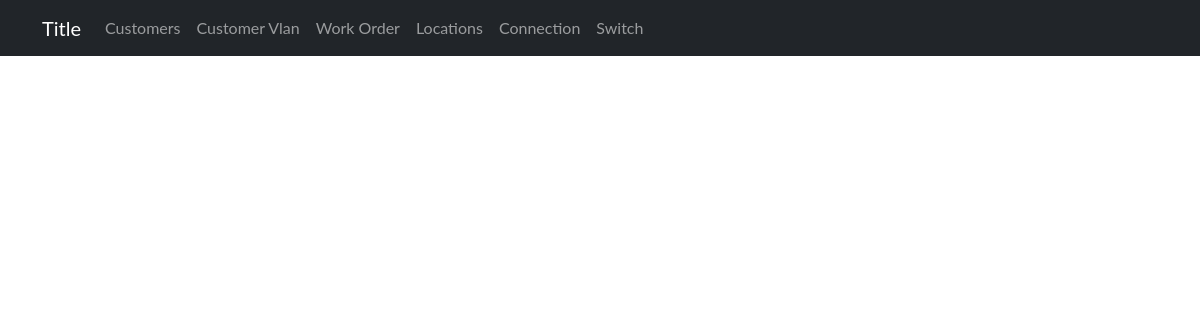
/devices/workorder/8, run on an earlier commit of the app's database.
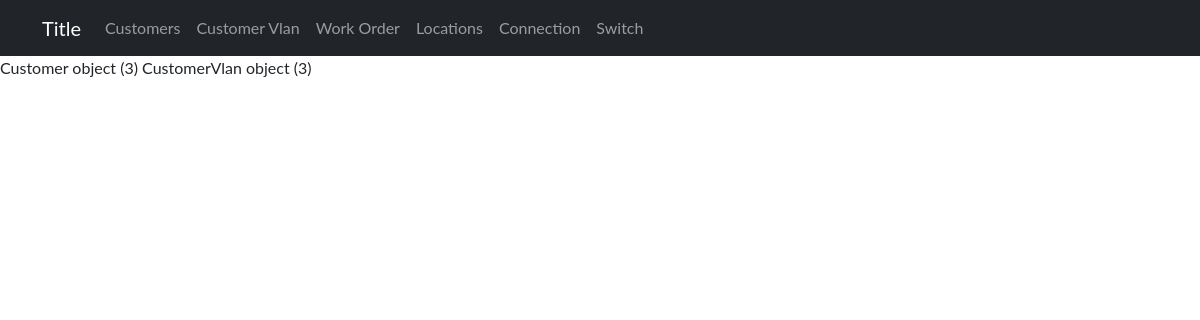
And on a later commit of the database.
### sitadevices/models.py (models this page shows)
class WorkOrder(models.Model):
        company_id = models.ForeignKey(Customer, on_delete=models.CASCADE)
        vlan_number = models.ForeignKey(CustomerVlan, on_delete=models.CASCADE)
        submitted_date_time = models.DateTimeField(default=timezone.now)

class Customer(models.Model):
    company_name = models.CharField(max_length=255)
    contact_person = models.CharField(max_length=255)
    email = models.EmailField()
    phone = models.IntegerField()
    active = models.CharField(choices=yesno, max_length=200)
    submitted_date_time = models.DateTimeField(default=timezone.now)

class CustomerVlan(models.Model):
    custumor = models.ForeignKey(Customer, on_delete=models.CASCADE)
    vlan_number = models.IntegerField()
    usage = models.CharField(choices=usages, max_length=200)
    config_date = models.DateTimeField()
    vlan_description = models.TextField()
    ip_config = models.CharField(choices=ip, max_length=200)
    dhcp_ip_range = models.CharField(max_length=50)
    lan_ip_range = models.CharField(max_length=50)
    lan_subnet_mask = models.CharField(max_length=50)
    wan_public_ip = models.CharField(max_length=50)
    wan_subnet_mask = models.CharField(max_length=50)
    bandwidth = models.IntegerField()
    additional_config = models.TextField()
    remark = models.TextField()
    disconnection_date = models.DateField(null=True, blank=True)
    submitted_date_time = models.DateTimeField(default=timezone.now)

### sitadevices/views.py (the view)
# urls.py: path('workorder/<int:workorder_id>', WorkOrderInd, name='workorderind'),
def WorkOrderInd(request, workorder_id):
    workorder = WorkOrder.objects.filter(id = workorder_id)
    dic = {
        'workorder': workorder,
    }
    return render(request, 'admin/WorkOrder/indworkorder.html', {'dic': dic})

### sitadevices/templates/admin/WorkOrder/indworkorder.html
{% extends 'admin/base1.html' %}
{% block content %}
{% for workorder in dic.workorder %}
    {{workorder.company_id}}
    {{workorder.vlan_number}}
{% endfor %}
{% endblock  %}

What changed in the data, as far as the page shows it:
added WorkOrder: company_id "Customer object (3)", vlan_number "CustomerVlan object (3)"
